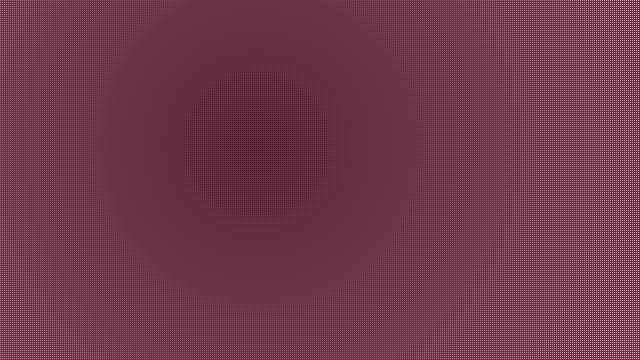
Frame 1 (no input)
Frame 2 (the mouse pressed at the canvas centre, redrawn once): identical to frame 1, image omitted

The Processing sketch that drew this single still picture (run headless with seeded random() and noise(); the mouse was pressed at the canvas centre and the sketch redrawn once):

// Processing sketch: processing_108752
// ── processing_108752.pde

/**
 * Array 2D. 
 * 
 * Demonstrates the syntax for creating a two-dimensional (2D) array.
 * Values in a 2D array are accessed through two index values.  
 * 2D arrays are useful for storing images. In this example, each dot 
 * is colored in relation to its distance from the center of the image. 
 */

float[][] distances;
float maxDistance;
int spacer;

void setup() {
  size(640, 360);
  maxDistance = dist(width/2.5, height/2.5, width, height);
  distances = new float[width][height];
  for (int y = 0; y < height; y++) {
    for (int x = 0; x < width; x++) {
      float distance = dist(width/2.5, height/2.5, x, y);
      distances[x][y] = distance/maxDistance * 250;
    }
  }
  spacer = 2;
  noLoop();  // Run once and stop
}

void draw() {
  background(200,0,70);
  // This embedded loop skips over values in the arrays based on
  // the spacer variable, so there are more values in the array
  // than are drawn here. Change the value of the spacer variable
  // to change the density of the points
  for (int y = 0; y < height; y += spacer) {
    for (int x = 0; x < width; x += spacer) {
      stroke(distances[x][y]);
      point(x + spacer/20, y + spacer/20);
    }
  }
}
